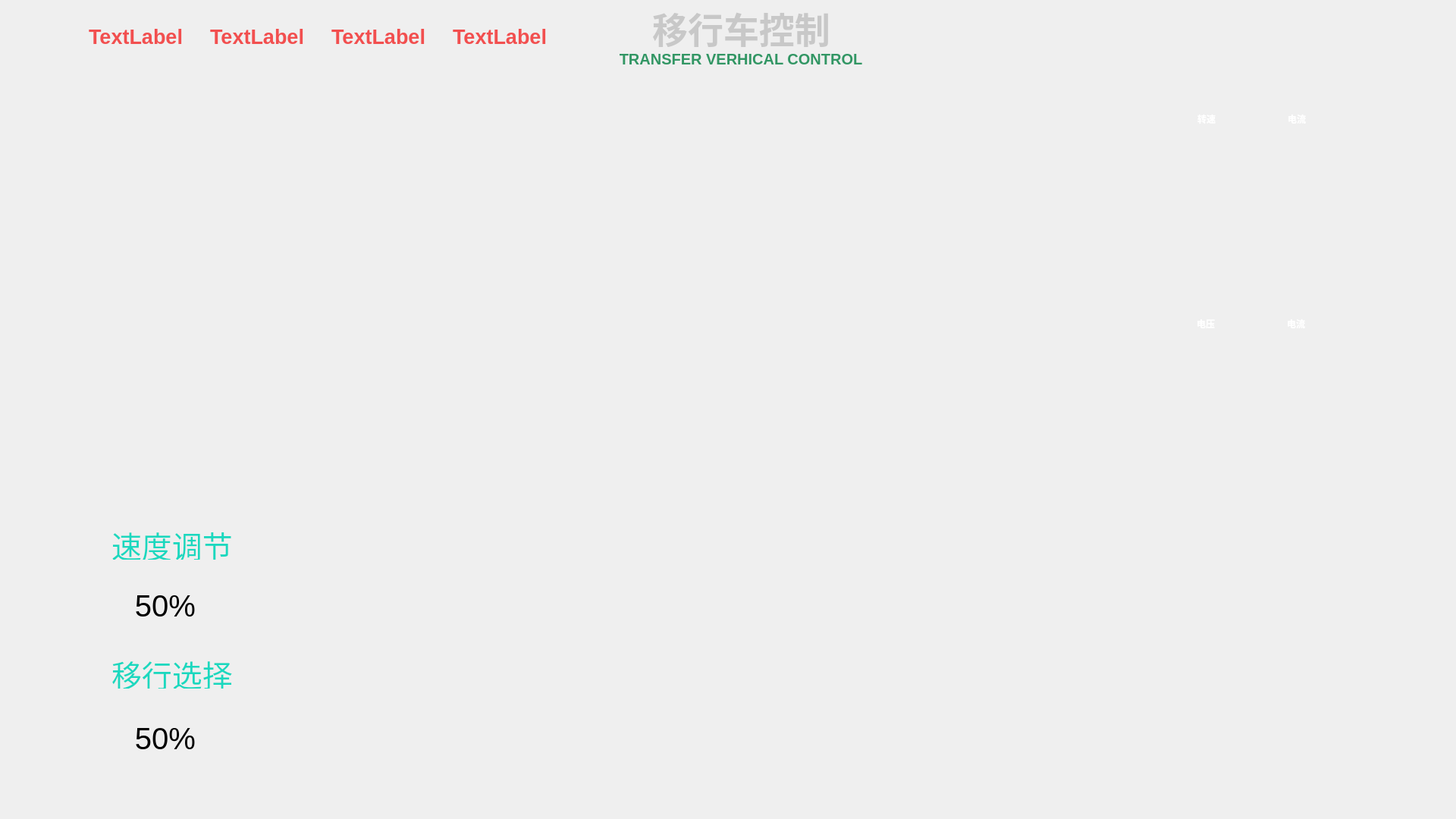
<?xml version="1.0" encoding="UTF-8"?>
<ui version="4.0">
 <class>fpjc</class>
 <widget class="QDialog" name="fpjc">
  <property name="geometry">
   <rect>
    <x>0</x>
    <y>0</y>
    <width>1920</width>
    <height>1080</height>
   </rect>
  </property>
  <property name="windowTitle">
   <string>Dialog</string>
  </property>
  <property name="autoFillBackground">
   <bool>false</bool>
  </property>
  <property name="styleSheet">
   <string notr="true">background-image: url(:/pic/翻抛系统背景_3.jpg);</string>
  </property>
  <widget class="yhcWatchs" name="yhcWatchsWidget" native="true">
   <property name="geometry">
    <rect>
     <x>691</x>
     <y>138</y>
     <width>702</width>
     <height>538</height>
    </rect>
   </property>
   <property name="styleSheet">
    <string notr="true">background: transparent; </string>
   </property>
  </widget>
  <widget class="QLabel" name="label_6">
   <property name="geometry">
    <rect>
     <x>1697</x>
     <y>418</y>
     <width>31</width>
     <height>17</height>
    </rect>
   </property>
   <property name="font">
    <font>
     <weight>75</weight>
     <bold>true</bold>
    </font>
   </property>
   <property name="styleSheet">
    <string notr="true">color: rgb(255, 255, 255);</string>
   </property>
   <property name="text">
    <string>电流</string>
   </property>
  </widget>
  <widget class="QLabel" name="test_label_3">
   <property name="geometry">
    <rect>
     <x>437</x>
     <y>28</y>
     <width>141</width>
     <height>41</height>
    </rect>
   </property>
   <property name="font">
    <font>
     <pointsize>20</pointsize>
     <weight>75</weight>
     <bold>true</bold>
    </font>
   </property>
   <property name="styleSheet">
    <string notr="true">color: rgb(242, 79, 79);</string>
   </property>
   <property name="text">
    <string>TextLabel</string>
   </property>
  </widget>
  <widget class="yhcDial" name="widget" native="true">
   <property name="geometry">
    <rect>
     <x>398</x>
     <y>744</y>
     <width>230</width>
     <height>230</height>
    </rect>
   </property>
   <property name="autoFillBackground">
    <bool>false</bool>
   </property>
   <property name="styleSheet">
    <string notr="true">background: transparent; </string>
   </property>
  </widget>
  <widget class="QLabel" name="label_9">
   <property name="geometry">
    <rect>
     <x>1698</x>
     <y>148</y>
     <width>31</width>
     <height>17</height>
    </rect>
   </property>
   <property name="font">
    <font>
     <weight>75</weight>
     <bold>true</bold>
    </font>
   </property>
   <property name="styleSheet">
    <string notr="true">color: rgb(255, 255, 255);</string>
   </property>
   <property name="text">
    <string>电流</string>
   </property>
  </widget>
  <widget class="QPushButton" name="alertButton">
   <property name="geometry">
    <rect>
     <x>1540</x>
     <y>764</y>
     <width>238</width>
     <height>61</height>
    </rect>
   </property>
   <property name="styleSheet">
    <string notr="true">background: transparent;
background-image: url(:/pic/报警信息-拷贝.png);</string>
   </property>
   <property name="text">
    <string/>
   </property>
   <property name="flat">
    <bool>true</bool>
   </property>
  </widget>
  <widget class="QLabel" name="label_8">
   <property name="geometry">
    <rect>
     <x>1669</x>
     <y>152</y>
     <width>21</width>
     <height>11</height>
    </rect>
   </property>
   <property name="styleSheet">
    <string notr="true">background-image: url(:/pic/形状-1-拷贝-2.png);</string>
   </property>
   <property name="text">
    <string/>
   </property>
  </widget>
  <widget class="QLabel" name="test_label_4">
   <property name="geometry">
    <rect>
     <x>597</x>
     <y>28</y>
     <width>141</width>
     <height>41</height>
    </rect>
   </property>
   <property name="font">
    <font>
     <pointsize>20</pointsize>
     <weight>75</weight>
     <bold>true</bold>
    </font>
   </property>
   <property name="styleSheet">
    <string notr="true">color: rgb(242, 79, 79);</string>
   </property>
   <property name="text">
    <string>TextLabel</string>
   </property>
  </widget>
  <widget class="ZsylChart" name="widget_2" native="true">
   <property name="geometry">
    <rect>
     <x>1427</x>
     <y>188</y>
     <width>440</width>
     <height>200</height>
    </rect>
   </property>
   <property name="styleSheet">
    <string notr="true">background: transparent; </string>
   </property>
  </widget>
  <widget class="QLabel" name="label_3">
   <property name="geometry">
    <rect>
     <x>1548</x>
     <y>422</y>
     <width>21</width>
     <height>11</height>
    </rect>
   </property>
   <property name="styleSheet">
    <string notr="true">background-image: url(:/pic/形状5.png);</string>
   </property>
   <property name="text">
    <string/>
   </property>
  </widget>
  <widget class="QPushButton" name="yhUpButton">
   <property name="geometry">
    <rect>
     <x>279</x>
     <y>942</y>
     <width>70</width>
     <height>64</height>
    </rect>
   </property>
   <property name="text">
    <string/>
   </property>
   <property name="flat">
    <bool>true</bool>
   </property>
  </widget>
  <widget class="QLabel" name="label_2">
   <property name="geometry">
    <rect>
     <x>147</x>
     <y>868</y>
     <width>161</width>
     <height>40</height>
    </rect>
   </property>
   <property name="font">
    <font>
     <pointsize>30</pointsize>
    </font>
   </property>
   <property name="styleSheet">
    <string notr="true">color: rgb(26, 216, 191);</string>
   </property>
   <property name="text">
    <string>移行选择</string>
   </property>
  </widget>
  <widget class="QLabel" name="label_10">
   <property name="geometry">
    <rect>
     <x>1579</x>
     <y>148</y>
     <width>31</width>
     <height>17</height>
    </rect>
   </property>
   <property name="font">
    <font>
     <weight>75</weight>
     <bold>true</bold>
    </font>
   </property>
   <property name="styleSheet">
    <string notr="true">color: rgb(255, 255, 255);</string>
   </property>
   <property name="text">
    <string>转速</string>
   </property>
  </widget>
  <widget class="QLabel" name="label_4">
   <property name="geometry">
    <rect>
     <x>1668</x>
     <y>422</y>
     <width>21</width>
     <height>11</height>
    </rect>
   </property>
   <property name="styleSheet">
    <string notr="true">background-image: url(:/pic/形状-4.png);</string>
   </property>
   <property name="text">
    <string/>
   </property>
  </widget>
  <widget class="QPushButton" name="speedDownButton">
   <property name="geometry">
    <rect>
     <x>87</x>
     <y>768</y>
     <width>70</width>
     <height>62</height>
    </rect>
   </property>
   <property name="text">
    <string/>
   </property>
   <property name="flat">
    <bool>true</bool>
   </property>
  </widget>
  <widget class="QPushButton" name="yhDownButton">
   <property name="geometry">
    <rect>
     <x>87</x>
     <y>943</y>
     <width>70</width>
     <height>62</height>
    </rect>
   </property>
   <property name="text">
    <string/>
   </property>
   <property name="flat">
    <bool>true</bool>
   </property>
  </widget>
  <widget class="QLabel" name="titleLabel">
   <property name="geometry">
    <rect>
     <x>837</x>
     <y>11</y>
     <width>281</width>
     <height>51</height>
    </rect>
   </property>
   <property name="font">
    <font>
     <family>Ubuntu</family>
     <pointsize>35</pointsize>
     <weight>75</weight>
     <bold>true</bold>
     <strikeout>false</strikeout>
    </font>
   </property>
   <property name="styleSheet">
    <string notr="true">background: transparent;
color:rgb(200, 200, 200);</string>
   </property>
   <property name="frameShape">
    <enum>QFrame::NoFrame</enum>
   </property>
   <property name="text">
    <string>移行车控制</string>
   </property>
   <property name="textFormat">
    <enum>Qt::PlainText</enum>
   </property>
   <property name="scaledContents">
    <bool>false</bool>
   </property>
   <property name="alignment">
    <set>Qt::AlignCenter</set>
   </property>
   <property name="wordWrap">
    <bool>false</bool>
   </property>
   <property name="indent">
    <number>10</number>
   </property>
  </widget>
  <widget class="QLabel" name="yhChoiseLabel">
   <property name="geometry">
    <rect>
     <x>156</x>
     <y>943</y>
     <width>124</width>
     <height>62</height>
    </rect>
   </property>
   <property name="font">
    <font>
     <pointsize>30</pointsize>
    </font>
   </property>
   <property name="styleSheet">
    <string notr="true"/>
   </property>
   <property name="text">
    <string>50%</string>
   </property>
   <property name="alignment">
    <set>Qt::AlignCenter</set>
   </property>
  </widget>
  <widget class="QLabel" name="label_11">
   <property name="geometry">
    <rect>
     <x>817</x>
     <y>68</y>
     <width>320</width>
     <height>20</height>
    </rect>
   </property>
   <property name="font">
    <font>
     <pointsize>15</pointsize>
     <weight>75</weight>
     <bold>true</bold>
    </font>
   </property>
   <property name="styleSheet">
    <string notr="true">background:transparent;
color: rgb(50, 150, 100);</string>
   </property>
   <property name="text">
    <string>TRANSFER VERHICAL CONTROL</string>
   </property>
   <property name="alignment">
    <set>Qt::AlignCenter</set>
   </property>
  </widget>
  <widget class="QLabel" name="test_label">
   <property name="geometry">
    <rect>
     <x>117</x>
     <y>28</y>
     <width>141</width>
     <height>41</height>
    </rect>
   </property>
   <property name="font">
    <font>
     <pointsize>20</pointsize>
     <weight>75</weight>
     <bold>true</bold>
    </font>
   </property>
   <property name="styleSheet">
    <string notr="true">color: rgb(242, 79, 79);</string>
   </property>
   <property name="text">
    <string>TextLabel</string>
   </property>
  </widget>
  <widget class="QPushButton" name="historyButton">
   <property name="geometry">
    <rect>
     <x>1540</x>
     <y>853</y>
     <width>238</width>
     <height>61</height>
    </rect>
   </property>
   <property name="styleSheet">
    <string notr="true">background: transparent;
background-image: url(:/pic/历史记录-拷贝.png);</string>
   </property>
   <property name="text">
    <string/>
   </property>
   <property name="flat">
    <bool>true</bool>
   </property>
  </widget>
  <widget class="ZsylChart" name="widget_3" native="true">
   <property name="geometry">
    <rect>
     <x>1427</x>
     <y>458</y>
     <width>440</width>
     <height>190</height>
    </rect>
   </property>
   <property name="styleSheet">
    <string notr="true">background: transparent; </string>
   </property>
  </widget>
  <widget class="QLabel" name="label_7">
   <property name="geometry">
    <rect>
     <x>1549</x>
     <y>152</y>
     <width>21</width>
     <height>11</height>
    </rect>
   </property>
   <property name="styleSheet">
    <string notr="true">background-image: url(:/pic/形状-1-拷贝.png);</string>
   </property>
   <property name="text">
    <string/>
   </property>
  </widget>
  <widget class="QPushButton" name="yhcExitButton">
   <property name="geometry">
    <rect>
     <x>1739</x>
     <y>18</y>
     <width>130</width>
     <height>62</height>
    </rect>
   </property>
   <property name="text">
    <string/>
   </property>
   <property name="flat">
    <bool>true</bool>
   </property>
  </widget>
  <widget class="QLabel" name="label_5">
   <property name="geometry">
    <rect>
     <x>1578</x>
     <y>418</y>
     <width>31</width>
     <height>17</height>
    </rect>
   </property>
   <property name="font">
    <font>
     <weight>75</weight>
     <bold>true</bold>
    </font>
   </property>
   <property name="styleSheet">
    <string notr="true">color: rgb(255, 255, 255);</string>
   </property>
   <property name="text">
    <string>电压</string>
   </property>
  </widget>
  <widget class="QLabel" name="label">
   <property name="geometry">
    <rect>
     <x>147</x>
     <y>698</y>
     <width>161</width>
     <height>40</height>
    </rect>
   </property>
   <property name="font">
    <font>
     <pointsize>30</pointsize>
    </font>
   </property>
   <property name="styleSheet">
    <string notr="true">color: rgb(26, 216, 191);</string>
   </property>
   <property name="text">
    <string>速度调节</string>
   </property>
  </widget>
  <widget class="QLabel" name="speedLabel">
   <property name="geometry">
    <rect>
     <x>156</x>
     <y>768</y>
     <width>124</width>
     <height>62</height>
    </rect>
   </property>
   <property name="font">
    <font>
     <pointsize>30</pointsize>
    </font>
   </property>
   <property name="styleSheet">
    <string notr="true"/>
   </property>
   <property name="text">
    <string>50%</string>
   </property>
   <property name="alignment">
    <set>Qt::AlignCenter</set>
   </property>
  </widget>
  <widget class="QPushButton" name="speedUpButton">
   <property name="geometry">
    <rect>
     <x>279</x>
     <y>767</y>
     <width>70</width>
     <height>64</height>
    </rect>
   </property>
   <property name="text">
    <string/>
   </property>
   <property name="flat">
    <bool>true</bool>
   </property>
  </widget>
  <widget class="QLabel" name="test_label_2">
   <property name="geometry">
    <rect>
     <x>277</x>
     <y>28</y>
     <width>141</width>
     <height>41</height>
    </rect>
   </property>
   <property name="font">
    <font>
     <pointsize>20</pointsize>
     <weight>75</weight>
     <bold>true</bold>
    </font>
   </property>
   <property name="styleSheet">
    <string notr="true">color: rgb(242, 79, 79);</string>
   </property>
   <property name="text">
    <string>TextLabel</string>
   </property>
  </widget>
  <widget class="QLabel" name="wlanLabel">
   <property name="geometry">
    <rect>
     <x>1577</x>
     <y>38</y>
     <width>32</width>
     <height>29</height>
    </rect>
   </property>
   <property name="styleSheet">
    <string notr="true">background: transparent;
background-position:center;
background-repeat:no-repeat;
background-image: url(:/pic/信号4.png);</string>
   </property>
   <property name="text">
    <string/>
   </property>
  </widget>
  <widget class="QPushButton" name="assistButton">
   <property name="geometry">
    <rect>
     <x>1540</x>
     <y>940</y>
     <width>238</width>
     <height>61</height>
    </rect>
   </property>
   <property name="styleSheet">
    <string notr="true">background: transparent;
background-image: url(:/pic/辅助设备-拷贝.png);</string>
   </property>
   <property name="text">
    <string/>
   </property>
   <property name="flat">
    <bool>true</bool>
   </property>
  </widget>
 </widget>
 <customwidgets>
  <customwidget>
   <class>yhcDial</class>
   <extends>QWidget</extends>
   <header>yhcdial.h</header>
   <container>1</container>
  </customwidget>
  <customwidget>
   <class>yhcWatchs</class>
   <extends>QWidget</extends>
   <header>yhcwatchs.h</header>
   <container>1</container>
  </customwidget>
  <customwidget>
   <class>ZsylChart</class>
   <extends>QWidget</extends>
   <header>zsylchart.h</header>
   <container>1</container>
  </customwidget>
 </customwidgets>
 <resources/>
 <connections/>
</ui>
